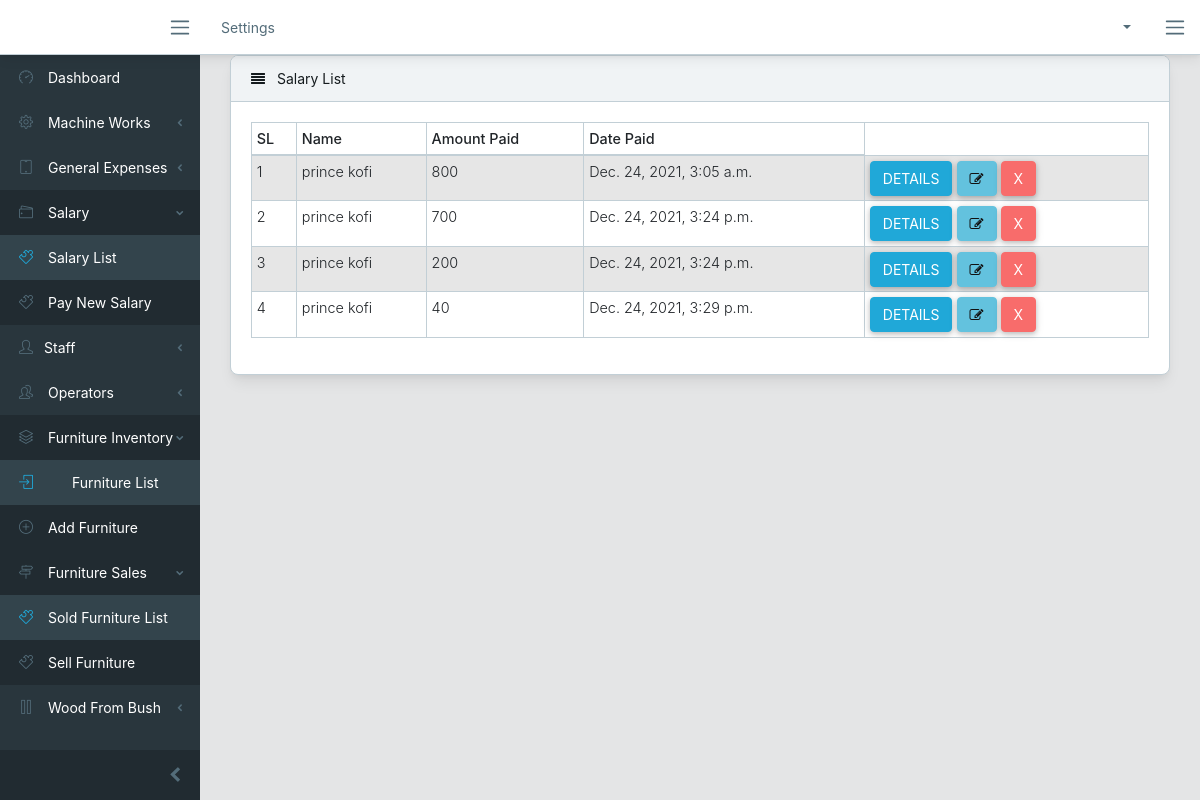
Page /salary/list/ (signed in) on the earlier database version.
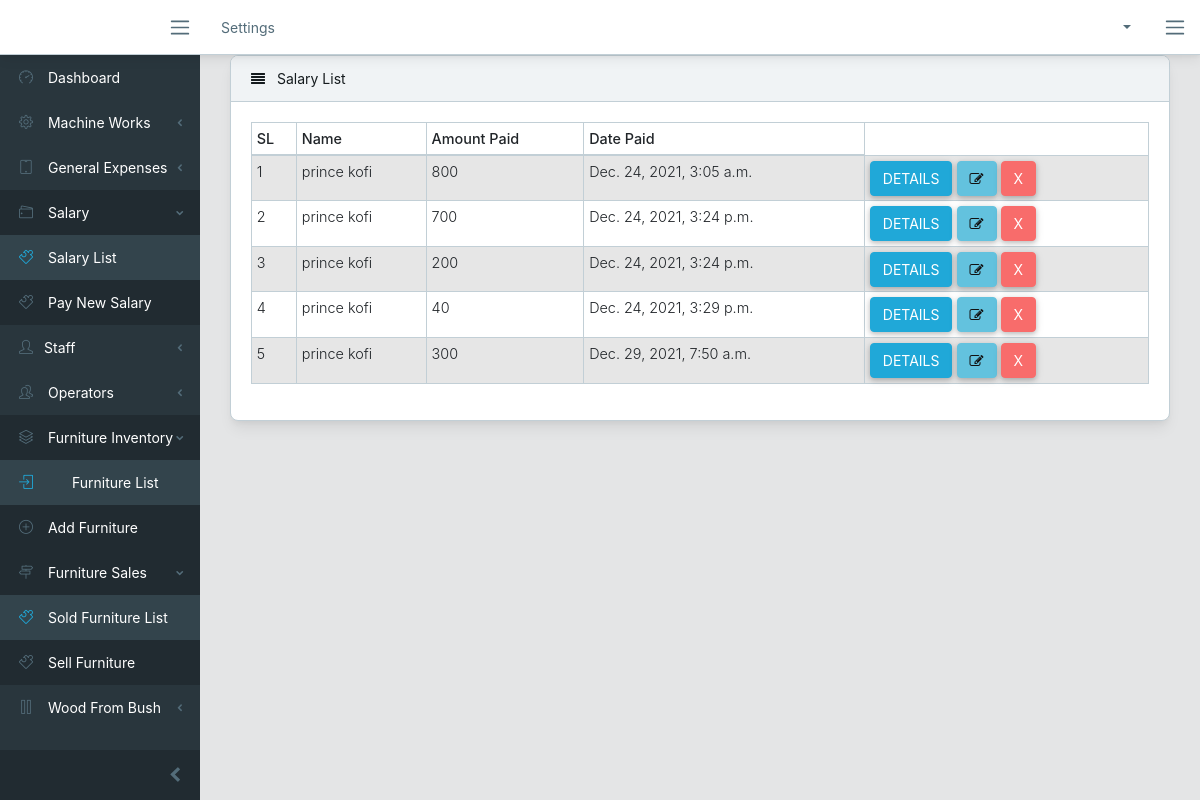
Same page on the later database version.
### services/models.py (models this page shows)
class Salary(models.Model):
    staff = models.ForeignKey(Staff, on_delete=CASCADE)
    amount_paid = models.IntegerField()
    date_paid = models.DateTimeField(auto_now_add= True)

### accounts/models.py (models this page shows)
class Staff(models.Model):
    user= models.ForeignKey(User, on_delete= models.CASCADE, related_name="staff")
    otherNames = models.CharField(max_length=50)
    hometown = models.CharField(max_length=50)
    phoneNumber= models.CharField(max_length=10)
    emergencyContactPerson = models.CharField(max_length=50)
    emergencyContactNumber = models.CharField(max_length=10)
    picture = models.ImageField(upload_to = "profile/")
    dateCreated = models.DateTimeField(auto_now_add= True)
    class Meta:
        ordering = ("-user",)
    def __str__(self) -> str:
        return self.user.username + " " + self.otherNames

### services/views.py (the view)
# urls.py: path('salary/list/', views.salary_list, name = "salary_list"),
@login_required
def salary_list(request):
    salarys = Salary.objects.all()
    paginator = Paginator(salarys, 20)
    page = request.GET.get('page')
    paged_salarys = paginator.get_page(page)
    context = {
        "salarys": paged_salarys
    }
    return render(request, "lists/salary_list.html", context)

### templates/lists/salary_list.html (shortened to what this page needs)
{% extends "base.html" %}
{% block content %}
<div class="row">
    <div class="col-lg-12">
        <div class="card">
            <div class="card-header">
                <i class="fa fa-align-justify"></i> Salary List</div>
            <div class="card-body">
                <table class="table table-responsive-sm table-bordered table-striped table-sm">
                    <thead>
                        <tr>
                            <th>SL</th>
                            <th>Name</th>
                            <th>Amount Paid</th>
                            <th>Date Paid</th>
                        </tr>
                    </thead>
                    <tbody>
                        {% for salary in salarys %}
                            <tr>
                                <td>{{ forloop.counter }}</td>
                                <td>{{ salary.staff }}</td>
                                <td>{{ salary.amount_paid }}</td>
                                <td>{{ salary.date_paid }}</td>
                                <td>
                                    <a href="">
                                        <button type="button" class="btn btn-primary">Details</button>
                                    </a>
                                    <a href="">
                                        <button type="button" class="btn btn-info"><i class="fa fa-edit"></i></button>
                                    </a>
                                    <a href="">
                                        <button type="button" class="btn btn-danger">X</button>
                                    </a>
                                </td>
                            </tr>
                        {% endfor %}
                    </tbody>
                </table>
            </div>
        </div>
    </div>
</div>
<div class="row">
    <div class="col-md-12">
    </div>
</div>
{% endblock %}

Differences in the rows shown:
added Salary: staff "prince kofi", amount_paid "300", date_paid "Dec. 29, 2021, 7:50 a.m."
